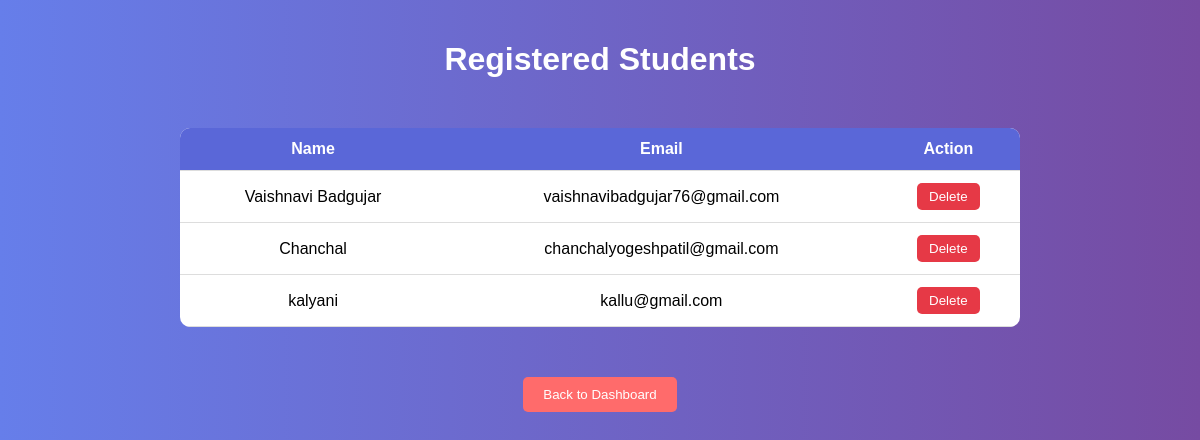
Screenshot of /view_students with the database file from the repository.
### tables this page shows
CREATE TABLE users (
            id INTEGER PRIMARY KEY AUTOINCREMENT,
            name TEXT,
            email TEXT UNIQUE,
            password TEXT,
            role TEXT
        );

### app.py (the view)
@app.route("/view_students")
def view_students():
    conn = sqlite3.connect("database.db")
    cur = conn.cursor()
    cur.execute("SELECT name,email FROM users WHERE role='student'")
    students = cur.fetchall()
    conn.close()
    return render_template("view_students.html",students=students)

### templates/view_students.html (shortened to what this page needs)
<!DOCTYPE html>
<html>
<head>
</head>
<body>
<h1>Registered Students</h1>
{% if students %}
<table>
    <tr>
        <th>Name</th>
        <th>Email</th>
        <th>Action</th>
    </tr>
    {% for student in students %}
    <tr>
        <td>{{ student[0] }}</td>
        <td>{{ student[1] }}</td>
        <td>
            <form action="/delete_student/{{ student[1] }}" method="POST">
                <button type="submit" class="delete-btn"
                onclick="return confirm('Are you sure you want to delete this student?')">
                    Delete
                </button>
            </form>
        </td>
    </tr>
    {% endfor %}
</table>
{% else %}
<h3 style="color:white;">No students registered yet.</h3>
{% endif %}
<a href="/admin_dashboard">
    <button class="back-btn">Back to Dashboard</button>
</a>
</body>
</html>

### templates/view_students.html (style rules this page uses)
body { font-family: Arial; background: linear-gradient(to right, #667eea, #764ba2); margin: 0; padding: 0; text-align: center; }
h1 { color: white; padding: 20px; }
table { margin: 30px auto; border-collapse: collapse; width: 70%; background: white; border-radius: 10px; overflow: hidden; }
th, td { padding: 12px; border-bottom: 1px solid #ddd; }
th { background-color: #5a67d8; color: white; }
.delete-btn { padding: 6px 12px; background: #e63946; color: white; border: none; border-radius: 5px; cursor: pointer; }
.back-btn { margin-top: 20px; padding: 10px 20px; background: #ff6b6b; color: white; border: none; border-radius: 5px; cursor: pointer; }

### rows the page displays
users: name "Vaishnavi Badgujar", email "vaishnavibadgujar76@gmail.com"
users: name "Chanchal", email "chanchalyogeshpatil@gmail.com"
users: name "kalyani", email "kallu@gmail.com"
